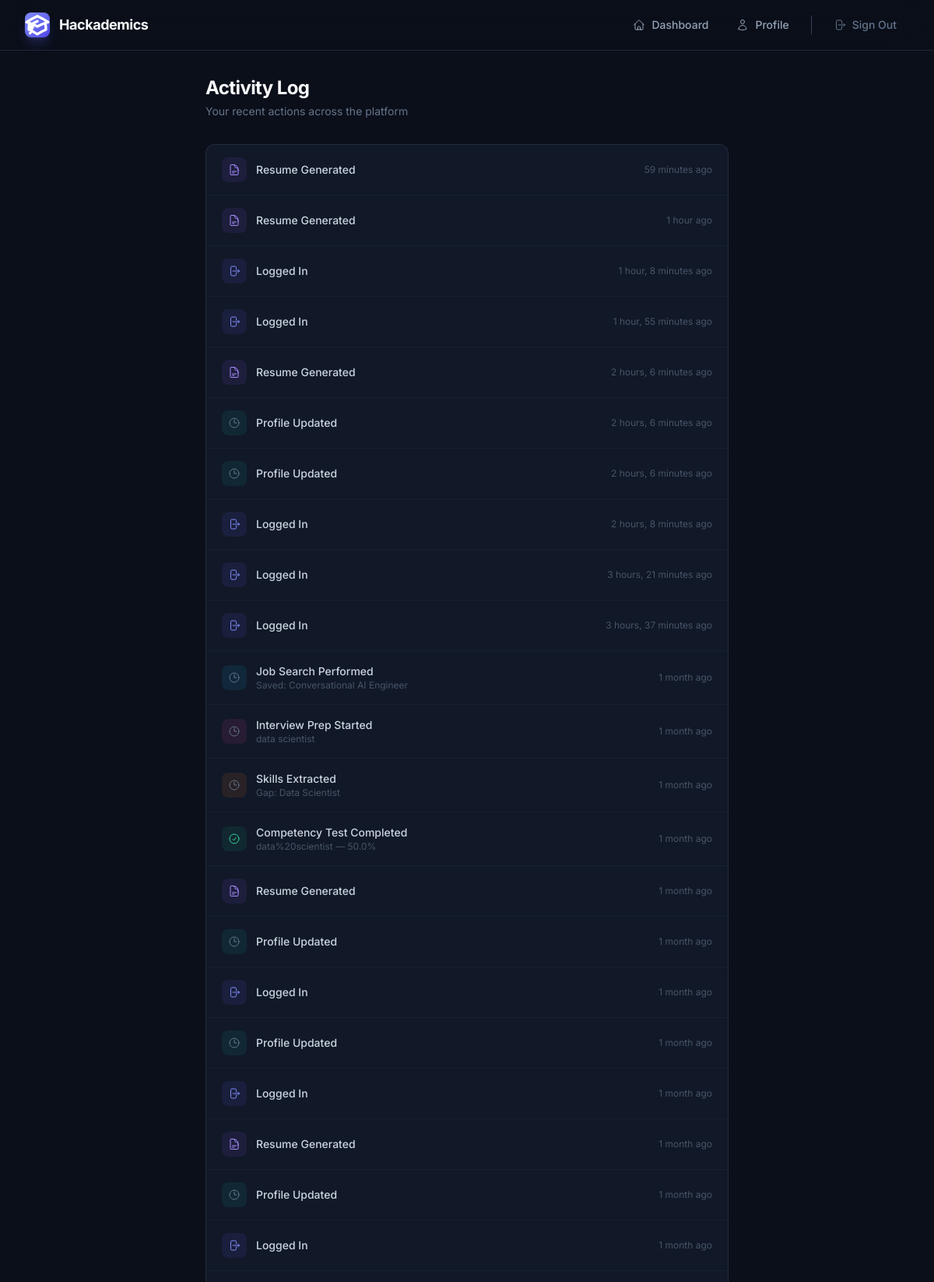
The app's page /activity/ (signed in, upper part) with its own data.
### users/models.py (models this page shows, shortened)
class ActivityLog(models.Model):
    ACTION_CHOICES = [
        ('login', 'Logged In'),
        ('resume_generated', 'Resume Generated'),
        ('test_completed', 'Competency Test Completed'),
        ('roadmap_created', 'Roadmap Created'),
        ('skills_extracted', 'Skills Extracted'),
        ('job_search', 'Job Search Performed'),
        ('profile_updated', 'Profile Updated'),
        ('interview_prep', 'Interview Prep Started'),
    ]
    user = models.ForeignKey(User, on_delete=models.CASCADE, related_name='activity_logs')
    action = models.CharField(max_length=30, choices=ACTION_CHOICES)
    detail = models.CharField(max_length=255, blank=True)
    created_at = models.DateTimeField(auto_now_add=True)
    class Meta:
        ordering = ['-created_at']

### users/views.py (the view)
# urls.py: path('activity/', views.activity_log_view, name='activity_log'),
@login_required
def activity_log_view(request):
    activities = ActivityLog.objects.filter(user=request.user)[:50]
    return render(request, 'users/activity_log.html', {'activities': activities})

### templates/users/activity_log.html (shortened to what this page needs)
{% extends 'base.html' %}
{% block content %}
<div class="max-w-2xl mx-auto animate-slide-up">
  <div class="mb-8">
    <h1 class="text-2xl font-bold text-surface-50 tracking-tight">Activity Log</h1>
    <p class="text-surface-400 text-sm mt-1">Your recent actions across the platform</p>
  </div>
  {% if activities %}
  <div class="card divide-y divide-surface-700/50">
    {% for activity in activities %}
    <div class="px-5 py-4 flex items-center justify-between">
      <div class="flex items-center gap-3">
        <div class="w-8 h-8 rounded-lg flex items-center justify-center flex-shrink-0
          {% if activity.action == 'login' %}bg-brand-500/10{% endif %}
          {% if activity.action == 'resume_generated' %}bg-violet-500/10{% endif %}
          {% if activity.action == 'test_completed' %}bg-emerald-500/10{% endif %}
          {% if activity.action == 'skills_extracted' %}bg-orange-500/10{% endif %}
          {% if activity.action == 'job_search' %}bg-cyan-500/10{% endif %}
          {% if activity.action == 'profile_updated' %}bg-teal-500/10{% endif %}
          {% if activity.action == 'interview_prep' %}bg-pink-500/10{% endif %}
        ">
          {% if activity.action == 'login' %}
          <svg class="w-4 h-4 text-brand-400" fill="none" viewBox="0 0 24 24" stroke-width="1.5" stroke="currentColor"><path stroke-linecap="round" stroke-linejoin="round" d="M15.75 9V5.25A2.25 2.25 0 0 0 13.5 3h-6a2.25 2.25 0 0 0-2.25 2.25v13.5A2.25 2.25 0 0 0 7.5 21h6a2.25 2.25 0 0 0 2.25-2.25V15m3 0 3-3m0 0-3-3m3 3H9" /></svg>
          {% elif activity.action == 'resume_generated' %}
          <svg class="w-4 h-4 text-violet-400" fill="none" viewBox="0 0 24 24" stroke-width="1.5" stroke="currentColor"><path stroke-linecap="round" stroke-linejoin="round" d="M19.5 14.25v-2.625a3.375 3.375 0 0 0-3.375-3.375h-1.5A1.125 1.125 0 0 1 13.5 7.125v-1.5a3.375 3.375 0 0 0-3.375-3.375H8.25m0 12.75h7.5m-7.5 3H12M10.5 2.25H5.625c-.621 0-1.125.504-1.125 1.125v17.25c0 .621.504 1.125 1.125 1.125h12.75c.621 0 1.125-.504 1.125-1.125V11.25a9 9 0 0 0-9-9Z" /></svg>
          {% elif activity.action == 'test_completed' %}
          <svg class="w-4 h-4 text-emerald-400" fill="none" viewBox="0 0 24 24" stroke-width="1.5" stroke="currentColor"><path stroke-linecap="round" stroke-linejoin="round" d="M9 12.75 11.25 15 15 9.75M21 12a9 9 0 1 1-18 0 9 9 0 0 1 18 0Z" /></svg>
          {% else %}
          <svg class="w-4 h-4 text-surface-400" fill="none" viewBox="0 0 24 24" stroke-width="1.5" stroke="currentColor"><path stroke-linecap="round" stroke-linejoin="round" d="M12 6v6h4.5m4.5 0a9 9 0 1 1-18 0 9 9 0 0 1 18 0Z" /></svg>
          {% endif %}
        </div>
        <div>
          <p class="text-sm text-surface-200 font-medium">{{ activity.get_action_display }}</p>
          {% if activity.detail %}<p class="text-xs text-surface-500">{{ activity.detail }}</p>{% endif %}
        </div>
      </div>
      <span class="text-xs text-surface-500 flex-shrink-0">{{ activity.created_at|timesince }} ago</span>
    </div>
    {% endfor %}
  </div>
  {% endif %}
</div>
{% endblock %}

### records on screen
ActivityLog: action "Resume Generated", created_at "59 minutes"
ActivityLog: action "Resume Generated", created_at "1 hour"
ActivityLog: action "Logged In", created_at "1 hour, 8 minutes"
ActivityLog: action "Logged In", created_at "1 hour, 55 minutes"
ActivityLog: action "Resume Generated", created_at "2 hours, 6 minutes"
ActivityLog: action "Profile Updated", created_at "2 hours, 6 minutes"
ActivityLog: action "Profile Updated", created_at "2 hours, 6 minutes"
ActivityLog: action "Logged In", created_at "2 hours, 8 minutes"
ActivityLog: action "Logged In", created_at "3 hours, 21 minutes"
ActivityLog: action "Logged In", created_at "3 hours, 37 minutes"
ActivityLog: action "Job Search Performed", detail "Saved: Conversational AI Engineer", created_at "1 month"
ActivityLog: action "Interview Prep Started", detail "data scientist", created_at "1 month"
ActivityLog: action "Skills Extracted", detail "Gap: Data Scientist", created_at "1 month"
ActivityLog: action "Competency Test Completed", detail "data%20scientist — 50.0%", created_at "1 month"
ActivityLog: action "Resume Generated", created_at "1 month"
ActivityLog: action "Profile Updated", created_at "1 month"
ActivityLog: action "Logged In", created_at "1 month"
ActivityLog: action "Profile Updated", created_at "1 month"
ActivityLog: action "Logged In", created_at "1 month"
ActivityLog: action "Resume Generated", created_at "1 month"
ActivityLog: action "Profile Updated", created_at "1 month"
ActivityLog: action "Logged In", created_at "1 month"
